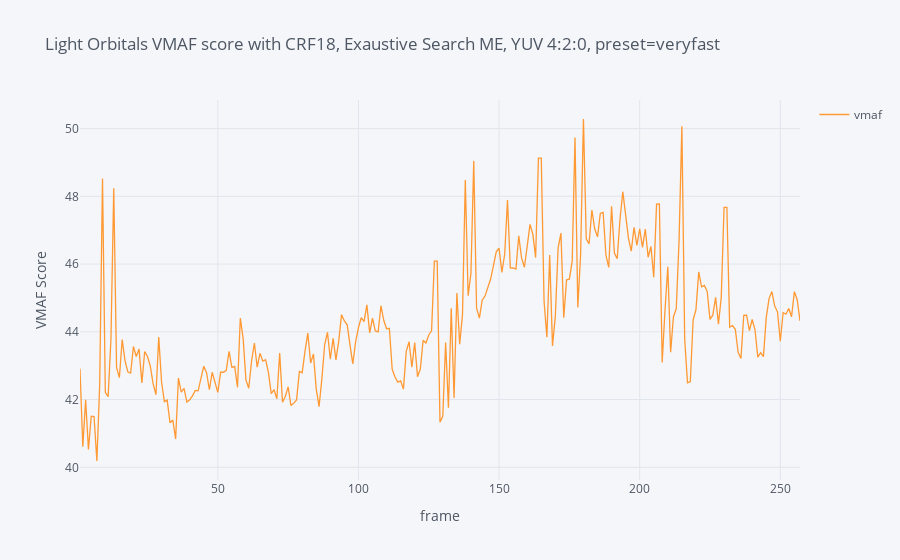

The cell this chart's notebook holds for it:
### Markdown cell above
Example file, ```light_orbitals.mkv```, with random chaotic movement, light saturated cycling colors. With 4\:2\:0 chroma sampling we should expect to see degradation since we only have 2 chroma pixels per 4 luma pixels for every other odd or even line.

### Code cell
dfs[nfile].iplot(y=["vmaf"], title="Light Orbitals VMAF score with CRF18, Exaustive Search ME, YUV 4:2:0, preset=veryfast",
                 legend="foo", xaxis_title="frame", yaxis_title="VMAF Score")

### Figure 1 — Plotly figure (JSON) as saved in the notebook; plotly's stock layout.template omitted (floating-point values rounded to 4 significant figures; data arrays with more than 128 entries replaced by an {"elided": "..."} marker saying what was removed)
{"data": [{"line": {"color": "rgba(255, 153, 51, 1.0)", "dash": "solid", "shape": "linear", "width": 1.3}, "mode": "lines", "name": "vmaf", "text": "", "type": "scatter", "x": {"elided": "257 int values"}, "y": {"elided": "257 float values"}}], "layout": {"autosize": true, "legend": {"bgcolor": "#F5F6F9", "font": {"color": "#4D5663"}}, "paper_bgcolor": "#F5F6F9", "plot_bgcolor": "#F5F6F9", "showlegend": true, "title": {"font": {"color": "#4D5663"}, "text": "Light Orbitals VMAF score with CRF18, Exaustive Search ME, YUV 4:2:0, preset=veryfast"}, "xaxis": {"autorange": true, "gridcolor": "#E1E5ED", "range": [1, 257], "showgrid": true, "tickfont": {"color": "#4D5663"}, "title": {"font": {"color": "#4D5663"}, "text": "frame"}, "type": "linear", "zerolinecolor": "#E1E5ED"}, "yaxis": {"autorange": true, "gridcolor": "#E1E5ED", "range": [39.62, 50.84], "showgrid": true, "tickfont": {"color": "#4D5663"}, "title": {"font": {"color": "#4D5663"}, "text": "VMAF Score"}, "type": "linear", "zerolinecolor": "#E1E5ED"}}}
